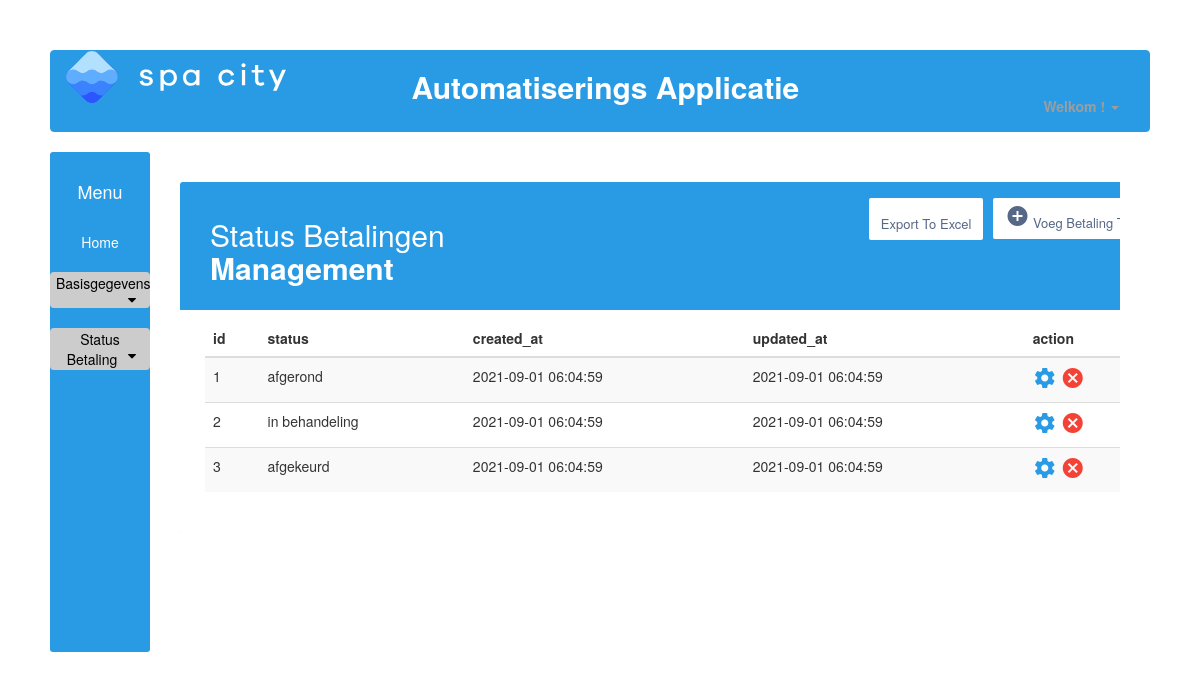
Page /overzicht_betalingen.php (signed in) on the committed database.
### tables this page shows
CREATE TABLE betalingen(
    id INT NOT NULL AUTO_INCREMENT,
    status VARCHAR(255),
    created_at TIMESTAMP DEFAULT CURRENT_TIMESTAMP,
	updated_at TIMESTAMP DEFAULT CURRENT_TIMESTAMP ON UPDATE CURRENT_TIMESTAMP,
    PRIMARY KEY(id)
);

### db.php (called while the page is built, shortened)
<?php
class db{
    private $connection;
    public function __construct(){
        $this->host = 'localhost';
		$this->user = 'root';
		$this->database = 'SpaCity';
        $this->password = '';
        $this->charset = 'utf8mb4';
        try {
        $dsn = "mysql:host=$this->host;dbname=$this->database;charset=$this->charset";
        $options = [
            PDO::ATTR_ERRMODE=>PDO::ERRMODE_EXCEPTION,
            PDO::ATTR_DEFAULT_FETCH_MODE=>PDO::FETCH_ASSOC,
            PDO::ATTR_EMULATE_PREPARES => false,
        ];
            $this->connection = new PDO($dsn, $this->user, $this->password, $options);
        }catch(\PDOException $e){
           throw new \PDOException("Error message is: ". $e->getMessage());
        }
    }
    public function select($statement, $named_placeholder){
        $stmt = $this->connection->prepare($statement);
        $stmt->execute($named_placeholder);
        $result = $stmt->fetchall(PDO::FETCH_ASSOC);
        return $result;
    }
}
?>

### overzicht_betalingen.php (the view, shortened to what this page needs)
<?php
    include 'db.php';
    $db = new db();
?>
<!DOCTYPE html>
<html lang="en">
<head>
    <link href="//netdna.bootstrapcdn.com/bootstrap/3.2.0/css/bootstrap.min.css" rel="stylesheet" id="bootstrap-css">
    <link rel="stylesheet" href="style.css">
    <link rel="stylesheet" href="https://maxcdn.bootstrapcdn.com/font-awesome/4.7.0/css/font-awesome.min.css">
    <link href="//maxcdn.bootstrapcdn.com/font-awesome/4.2.0/css/font-awesome.min.css" rel="stylesheet">
</head>
<body>
    <nav class="navbar navbar-default navbar-inverse" role="navigation">
        <div class="container-fluid">
            <div class="navbar-header">
                <a href="welkom_admin.php">
                    <img src="logo-spa-city.svg" alt="project logo" width="220" heigth="80">
            </div>
            <div class="collapse navbar-collapse" id="bs-example-navbar-collapse-1">
                <p class="nav navbar-text">Automatiserings Applicatie</p>
                <ul class="nav navbar-nav navbar-right">
                    <li class="dropdown">
                        <a href="welkom_admin.php" class="dropdown-toggle" data-toggle="dropdown"><b><?php echo "Welkom " . htmlentities( $_SESSION['gebruikersnaam']) ."!" ?></b> <span
                                class="caret"></span></a>
                                </div>
            </div>
    </nav>
    <div class="container-fluid h-100">
        <div class="row h-100">
            <div class="col-2" id="homemenu3">
            <br>
            <h4 class="menu">Menu</h4>
            <br />
            <a class="menulinks" href="welkom_admin.php">Home</a>
            <br />
            <br />
            <button class="dropdown-btn">Basisgegevens
                <i class="fa fa-caret-down"></i>
            </button>
            <br />
            <br />
            <button class="dropdown-btn">Status Betaling
                <i class="fa fa-caret-down"></i>
            </button>
        </div>
    </div>
    <?php
    $result_set = $db->select("SELECT betalingen.id, betalingen.status, betalingen.created_at, betalingen.updated_at
    FROM betalingen", []);
    $columns = array_keys($result_set[0]);
    $result_set1 = $db->select("SELECT betalingen.id, betalingen.status, betalingen.created_at, betalingen.updated_at
    FROM betalingen", []);
    ?>
    <div class="container-xl">
    <div class="table-responsive">
        <div class="table-wrapper">
            <div class="table-title">
                <div class="row">
                    <div class="col-sm-5">
                        <h2>Status Betalingen <b>Management</b></h2>
                    </div>
                    <div class="col-sm-7">
                        <a href="voeg_betaling_toe.php" class="btn btn-secondary"><i class="material-icons">&#xE147;</i> <span>Voeg Betaling Toe</span></a>
                        <form method="post" action="overzicht_betalingen.php" class="row">
                        <input class="btn btn-secondary" type="submit" value="Export To Excel" name="export"></input>
                        </form>
                    </div>
                </div>
            </div>
            <table class="table table-striped table-hover">
                    <thead>
                        <tr>
                            <?php foreach($columns as $column){ ?>
                            <th>
                                <strong> <?php echo $column ?> </strong>
                            </th>
                            <?php } ?>
                            <th colspan="2">action</th>
                        </tr>
                    </thead>
                    <?php foreach($result_set1 as $rows => $row){ ?>
            <?php $row_id = $row['id'];
?>
            <tr>
                <?php   foreach($row as $row_data){?>
                <td>
                    <?php echo $row_data ?>
                </td>
                <?php } ?>
                <td>
                    <a href="edit_betaling.php?id=<?php echo $row_id; ?>" class="settings" ><i class="material-icons">&#xE8B8;</i></a>
                    <a onclick="return confirm('Are you sure you want to delete this entry?')"
                        href="overzicht_betalingen.php?id=<?php echo $row_id; ?>"
                        class="delete" title="Delete"><i class="material-icons">&#xE5C9;</i></a>
                </td>
            </tr>
            <?php } ?>
            </table>
</body>
</html>

### style.css (style rules this page uses)
body { padding:50px; background-color: white; }
#homemenu3 { height: 500px; background:#299be4; text-align: center; color: white; width: 100px; margin: 0; padding: 0px; border-radius: 3px; }
.navbar-text { width: 48%; text-align: right; font-size: 30px; font-weight: bold; color:white !important; }
.navbar-inverse { background-color: #299be4; border-color: #299be4; }
.row.h-100 { height: 0px; }
.table-title { padding-bottom: 15px; background: #299be4; color: #fff; padding: 16px 30px; margin: -20px -25px 10px; border-radius: 3px 3px 0 0; }
.container-xl { width: 100%; padding-right: 30px; padding-left: 100px; margin-right: auto; margin-left: auto; }
.table-responsive { margin: 30px 0; }
.table-responsive { display: block; width: 100%; overflow-x: auto; -webkit-overflow-scrolling: touch; margin-left: 15px; }
.table-wrapper { min-width: 1000px; background: #fff; padding: 20px 25px; border-radius: 3px; box-shadow: 0 1px 1px rgb(0 0 0 / 5%); }
.table-title .btn { color: #566787; float: right; font-size: 13px; background: #fff; border: none; min-width: 50px; border-radius: 2px; border: none; outline: none !important; margin-left: 10px; }
table.table td a.delete { color: #F44336; }
input.btn.btn-secondary { padding-top: 17px; }
a { color: #299be4; text-decoration: none; }
.menulinks { color: white; }
.fa-caret-down { float: right; padding-right: 8px; }
.dropdown-btn { width: 100px; }
.sidenav a, .dropdown-btn { color: black; background-color: #cccccc; border: none; border-radius: 4px; }

### rows in the picture
betalingen: id "1", status "afgerond", row_data "2021-09-01 06:04:59"
betalingen: id "2", status "in behandeling", row_data "2021-09-01 06:04:59"
betalingen: id "3", status "afgekeurd", row_data "2021-09-01 06:04:59"

### other values in the picture
$column "id"
$column "status"
$column "created_at"
$column "updated_at"
